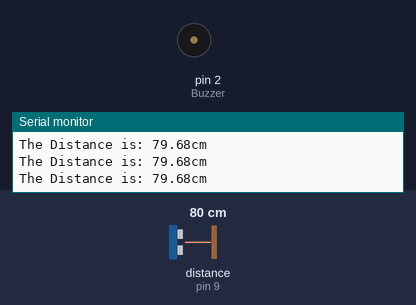
Recording of a sketch running on a simulated Arduino Uno, built with avr-gcc and run on an emulated ATmega328P. Shown: buzzer (waves = sounding, pin HIGH), the last lines printed to the serial monitor. Wiring (inferred from the names in the program): ultrasonic range finder: trigger pin 10; echo pin 9. The inputs (shaded band) are chosen by the test bench; at power-on: distance to the obstacle (sensor on pin 9) 80 cm. The echo pulse lasts 58.3 µs per cm; pins used as bus, display or sensor lines are not drawn.

Above: at 1.2 s.
1.3 s: distance to the obstacle (sensor on pin 9) set to 12 cm
2.8 s: distance to the obstacle (sensor on pin 9) set to 9 cm
At 3.8 s:
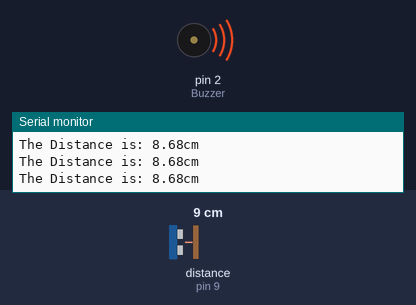
4.5 s: distance to the obstacle (sensor on pin 9) set to 35 cm
At 5.8 s:
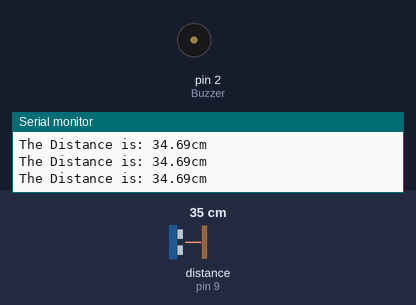
6.1 s: distance to the obstacle (sensor on pin 9) set to 2 cm
At 6.6 s:
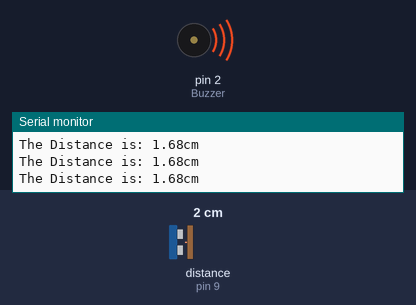
Timing chart, 0 to 8.7 s (numbered marks = the images above; inputs shaded):
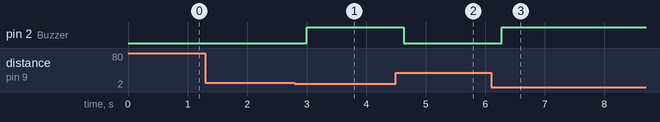

The sketch:

Reverse_Warning_System.ino
```cpp
const int trigPin = 10;
const int echoPin = 9;
const int Buzzer = 2;

float duration;
float Distance;

void setup()
{
  pinMode(Buzzer, OUTPUT);
  pinMode(trigPin, OUTPUT);
  pinMode(echoPin, INPUT);

  Serial.begin(9600);
}

void loop()
{
  digitalWrite(trigPin, LOW);
  delayMicroseconds(2);

  digitalWrite(trigPin, HIGH);
  delayMicroseconds(10);
  digitalWrite(trigPin, LOW);

  duration = pulseIn(echoPin, HIGH);
  Distance = (duration*.0343)/2;

  Serial.print("The Distance is: ");
  Serial.print(Distance);
  Serial.println("cm");
  delay(100);

  if (Distance < 10)
    {
     digitalWrite(Buzzer, HIGH);
    }

  else
    {
      digitalWrite(Buzzer, LOW);
    }
}
```

Measured:
- the behaviour switches between 11 and 10 cm on distance to the obstacle (sensor on pin 9) (found by bisection; images 0 and 1)
- after the input at 2.8 s, pin 2 (Buzzer): LOW → HIGH after 0.20 s
- after the input at 4.5 s, pin 2 (Buzzer): HIGH → LOW after 0.13 s
- after the input at 6.1 s, pin 2 (Buzzer): LOW → HIGH after 0.18 s
